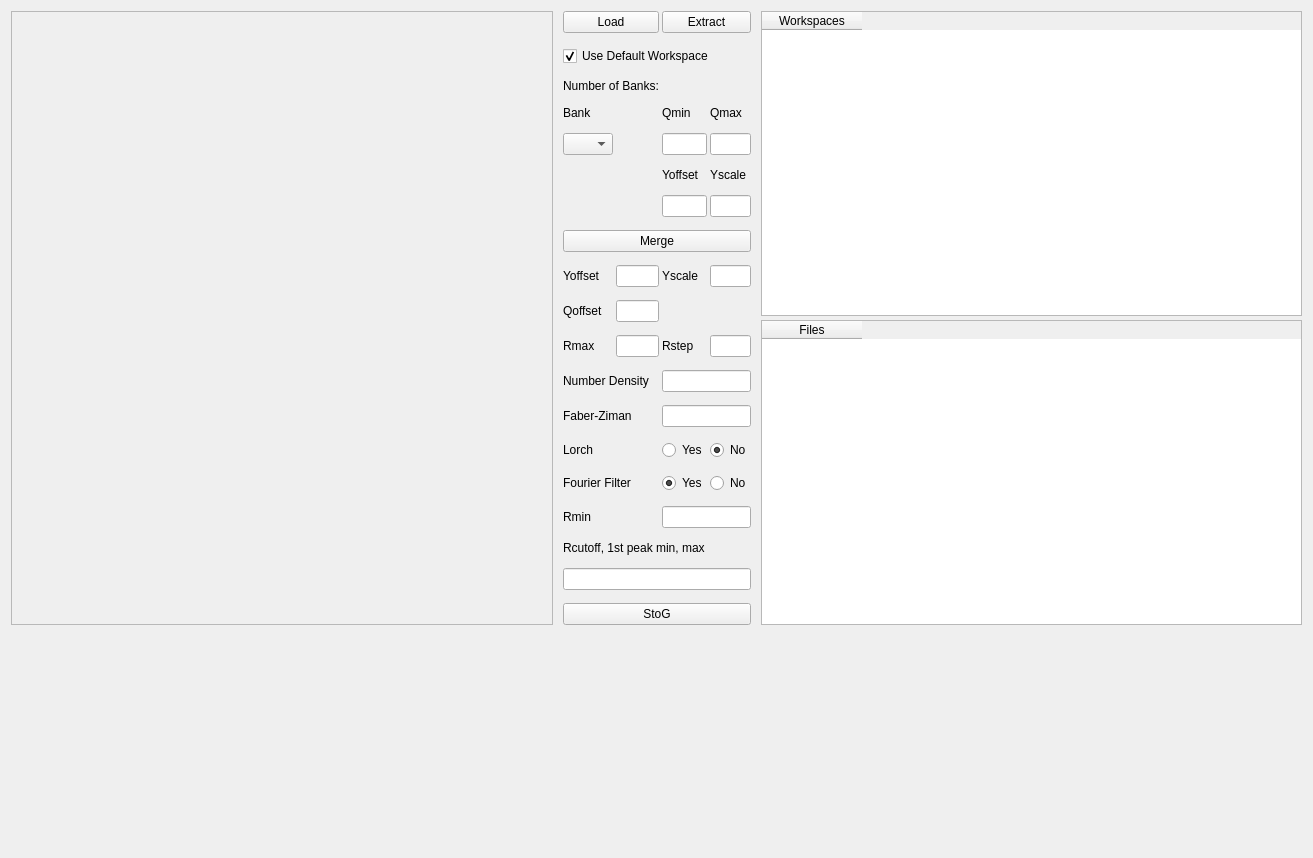
<?xml version="1.0" encoding="UTF-8"?>
<ui version="4.0">
 <class>Form</class>
 <widget class="QWidget" name="Form">
  <property name="geometry">
   <rect>
    <x>0</x>
    <y>0</y>
    <width>1313</width>
    <height>858</height>
   </rect>
  </property>
  <property name="windowTitle">
   <string>Form</string>
  </property>
  <layout class="QGridLayout" name="gridLayout">
   <item row="0" column="0">
    <widget class="QSplitter" name="splitter_5">
     <property name="lineWidth">
      <number>8</number>
     </property>
     <property name="orientation">
      <enum>Qt::Horizontal</enum>
     </property>
     <property name="handleWidth">
      <number>20</number>
     </property>
     <widget class="QWidget" name="layoutWidget">
      <layout class="QVBoxLayout" name="verticalLayout_39">
       <item>
        <layout class="QHBoxLayout" name="horizontalLayout_73" stretch="1000,10,1000">
         <property name="spacing">
          <number>10</number>
         </property>
         <property name="sizeConstraint">
          <enum>QLayout::SetDefaultConstraint</enum>
         </property>
         <item>
          <layout class="QVBoxLayout" name="verticalLayout_40">
           <property name="sizeConstraint">
            <enum>QLayout::SetMinimumSize</enum>
           </property>
           <item>
            <widget class="QFrame" name="frame_3">
             <property name="frameShape">
              <enum>QFrame::StyledPanel</enum>
             </property>
             <property name="frameShadow">
              <enum>QFrame::Raised</enum>
             </property>
            </widget>
           </item>
          </layout>
         </item>
         <item>
          <widget class="QSplitter" name="splitter_4">
           <property name="sizePolicy">
            <sizepolicy hsizetype="Expanding" vsizetype="Preferred">
             <horstretch>0</horstretch>
             <verstretch>0</verstretch>
            </sizepolicy>
           </property>
           <property name="maximumSize">
            <size>
             <width>16777215</width>
             <height>16777215</height>
            </size>
           </property>
           <property name="orientation">
            <enum>Qt::Horizontal</enum>
           </property>
           <widget class="QWidget" name="gridLayoutWidget">
            <layout class="QGridLayout" name="gridLayout_4" rowstretch="0,0,0,0,0,0,0,0,0,0,0,0,0,0,0,0,0,0,0" columnstretch="10,10,10,10" columnminimumwidth="10,10,10,10">
             <property name="sizeConstraint">
              <enum>QLayout::SetDefaultConstraint</enum>
             </property>
             <property name="leftMargin">
              <number>0</number>
             </property>
             <property name="topMargin">
              <number>0</number>
             </property>
             <property name="rightMargin">
              <number>0</number>
             </property>
             <property name="bottomMargin">
              <number>0</number>
             </property>
             <property name="horizontalSpacing">
              <number>3</number>
             </property>
             <property name="verticalSpacing">
              <number>13</number>
             </property>
             <item row="9" column="0">
              <widget class="QLabel" name="label_9">
               <property name="text">
                <string>Qoffset</string>
               </property>
              </widget>
             </item>
             <item row="3" column="3">
              <widget class="QLabel" name="label_4">
               <property name="text">
                <string>Qmax</string>
               </property>
              </widget>
             </item>
             <item row="5" column="3">
              <widget class="QLabel" name="label_6">
               <property name="text">
                <string>Yscale</string>
               </property>
              </widget>
             </item>
             <item row="4" column="2">
              <widget class="QLineEdit" name="lineEdit_2"/>
             </item>
             <item row="15" column="0" colspan="2">
              <widget class="QLabel" name="label_16">
               <property name="text">
                <string>Rmin</string>
               </property>
              </widget>
             </item>
             <item row="8" column="1">
              <widget class="QLineEdit" name="lineEdit_6"/>
             </item>
             <item row="11" column="2" colspan="2">
              <widget class="QLineEdit" name="lineEdit_11"/>
             </item>
             <item row="6" column="2">
              <widget class="QLineEdit" name="lineEdit_4"/>
             </item>
             <item row="8" column="0">
              <widget class="QLabel" name="label_7">
               <property name="text">
                <string>Yoffset</string>
               </property>
              </widget>
             </item>
             <item row="15" column="2" colspan="2">
              <widget class="QLineEdit" name="lineEdit_13"/>
             </item>
             <item row="4" column="0">
              <widget class="QComboBox" name="comboBox_banks">
               <property name="maximumSize">
                <size>
                 <width>50</width>
                 <height>16777215</height>
                </size>
               </property>
              </widget>
             </item>
             <item row="11" column="0" colspan="2">
              <widget class="QLabel" name="label_12">
               <property name="text">
                <string>Number Density</string>
               </property>
              </widget>
             </item>
             <item row="14" column="0" colspan="2">
              <widget class="QLabel" name="label_15">
               <property name="text">
                <string>Fourier Filter</string>
               </property>
              </widget>
             </item>
             <item row="12" column="0" colspan="2">
              <widget class="QLabel" name="label_13">
               <property name="text">
                <string>Faber-Ziman</string>
               </property>
              </widget>
             </item>
             <item row="8" column="2">
              <widget class="QLabel" name="label_8">
               <property name="text">
                <string>Yscale</string>
               </property>
              </widget>
             </item>
             <item row="9" column="1">
              <widget class="QLineEdit" name="lineEdit_8"/>
             </item>
             <item row="12" column="2" colspan="2">
              <widget class="QLineEdit" name="lineEdit_15"/>
             </item>
             <item row="16" column="0" colspan="4">
              <widget class="QLabel" name="label_17">
               <property name="text">
                <string>Rcutoff, 1st peak min, max</string>
               </property>
              </widget>
             </item>
             <item row="13" column="0" colspan="2">
              <widget class="QLabel" name="label_14">
               <property name="text">
                <string>Lorch</string>
               </property>
              </widget>
             </item>
             <item row="18" column="0" colspan="4">
              <widget class="QPushButton" name="pushButton_4">
               <property name="text">
                <string>StoG</string>
               </property>
              </widget>
             </item>
             <item row="8" column="3">
              <widget class="QLineEdit" name="lineEdit_7"/>
             </item>
             <item row="7" column="0" colspan="4">
              <widget class="QPushButton" name="pushButton_3">
               <property name="text">
                <string>Merge</string>
               </property>
              </widget>
             </item>
             <item row="3" column="0">
              <widget class="QLabel" name="label_2">
               <property name="text">
                <string>Bank</string>
               </property>
              </widget>
             </item>
             <item row="10" column="1">
              <widget class="QLineEdit" name="lineEdit_9"/>
             </item>
             <item row="10" column="3">
              <widget class="QLineEdit" name="lineEdit_10"/>
             </item>
             <item row="10" column="2">
              <widget class="QLabel" name="label_11">
               <property name="text">
                <string>Rstep</string>
               </property>
              </widget>
             </item>
             <item row="17" column="0" colspan="4">
              <widget class="QLineEdit" name="lineEdit_16"/>
             </item>
             <item row="10" column="0">
              <widget class="QLabel" name="label_10">
               <property name="text">
                <string>Rmax</string>
               </property>
              </widget>
             </item>
             <item row="5" column="2">
              <widget class="QLabel" name="label_5">
               <property name="text">
                <string>Yoffset</string>
               </property>
              </widget>
             </item>
             <item row="6" column="3">
              <widget class="QLineEdit" name="lineEdit_5"/>
             </item>
             <item row="1" column="0" colspan="4">
              <widget class="QCheckBox" name="checkBox">
               <property name="text">
                <string>Use Default Workspace</string>
               </property>
               <property name="checked">
                <bool>true</bool>
               </property>
              </widget>
             </item>
             <item row="2" column="0" colspan="2">
              <widget class="QLabel" name="label">
               <property name="text">
                <string>Number of Banks:</string>
               </property>
              </widget>
             </item>
             <item row="4" column="3">
              <widget class="QLineEdit" name="lineEdit_3"/>
             </item>
             <item row="3" column="2">
              <widget class="QLabel" name="label_3">
               <property name="text">
                <string>Qmin</string>
               </property>
              </widget>
             </item>
             <item row="3" column="1" rowspan="4">
              <spacer name="verticalSpacer">
               <property name="orientation">
                <enum>Qt::Vertical</enum>
               </property>
               <property name="sizeHint" stdset="0">
                <size>
                 <width>20</width>
                 <height>40</height>
                </size>
               </property>
              </spacer>
             </item>
             <item row="5" column="0" rowspan="2">
              <spacer name="verticalSpacer_2">
               <property name="orientation">
                <enum>Qt::Vertical</enum>
               </property>
               <property name="sizeHint" stdset="0">
                <size>
                 <width>20</width>
                 <height>40</height>
                </size>
               </property>
              </spacer>
             </item>
             <item row="0" column="2" colspan="2">
              <widget class="QPushButton" name="pushButton_2">
               <property name="text">
                <string>Extract</string>
               </property>
              </widget>
             </item>
             <item row="0" column="0" colspan="2">
              <widget class="QPushButton" name="pushButton_loadWorkspaces">
               <property name="maximumSize">
                <size>
                 <width>183</width>
                 <height>16777215</height>
                </size>
               </property>
               <property name="text">
                <string>Load</string>
               </property>
              </widget>
             </item>
             <item row="13" column="2">
              <widget class="QRadioButton" name="radioButton">
               <property name="text">
                <string>Yes</string>
               </property>
               <property name="checked">
                <bool>false</bool>
               </property>
               <attribute name="buttonGroup">
                <string notr="true">buttonGroup</string>
               </attribute>
              </widget>
             </item>
             <item row="13" column="3">
              <widget class="QRadioButton" name="radioButton_2">
               <property name="text">
                <string>No</string>
               </property>
               <property name="checked">
                <bool>true</bool>
               </property>
               <attribute name="buttonGroup">
                <string notr="true">buttonGroup</string>
               </attribute>
              </widget>
             </item>
             <item row="14" column="2">
              <widget class="QRadioButton" name="radioButton_3">
               <property name="text">
                <string>Yes</string>
               </property>
               <property name="checked">
                <bool>true</bool>
               </property>
               <attribute name="buttonGroup">
                <string notr="true">buttonGroup_2</string>
               </attribute>
              </widget>
             </item>
             <item row="14" column="3">
              <widget class="QRadioButton" name="radioButton_4">
               <property name="text">
                <string>No</string>
               </property>
               <attribute name="buttonGroup">
                <string notr="true">buttonGroup_2</string>
               </attribute>
              </widget>
             </item>
             <item row="2" column="2" colspan="2">
              <widget class="QLabel" name="label_numBanks">
               <property name="text">
                <string/>
               </property>
              </widget>
             </item>
            </layout>
           </widget>
          </widget>
         </item>
         <item>
          <layout class="QVBoxLayout" name="verticalLayout_2" stretch="0,0">
           <property name="spacing">
            <number>4</number>
           </property>
           <item>
            <widget class="QTableWidget" name="tableWidget">
             <column>
              <property name="text">
               <string>Workspaces</string>
              </property>
             </column>
            </widget>
           </item>
           <item>
            <widget class="QTableWidget" name="tableWidget_2">
             <column>
              <property name="text">
               <string>Files</string>
              </property>
             </column>
            </widget>
           </item>
          </layout>
         </item>
        </layout>
       </item>
      </layout>
     </widget>
    </widget>
   </item>
   <item row="1" column="0">
    <widget class="QSplitter" name="splitter_3">
     <property name="orientation">
      <enum>Qt::Horizontal</enum>
     </property>
     <widget class="QSplitter" name="splitter_2">
      <property name="orientation">
       <enum>Qt::Horizontal</enum>
      </property>
      <widget class="QSplitter" name="splitter">
       <property name="lineWidth">
        <number>8</number>
       </property>
       <property name="orientation">
        <enum>Qt::Horizontal</enum>
       </property>
       <property name="handleWidth">
        <number>8</number>
       </property>
      </widget>
     </widget>
    </widget>
   </item>
  </layout>
 </widget>
 <resources/>
 <connections/>
 <buttongroups>
  <buttongroup name="buttonGroup"/>
  <buttongroup name="buttonGroup_2"/>
 </buttongroups>
</ui>
